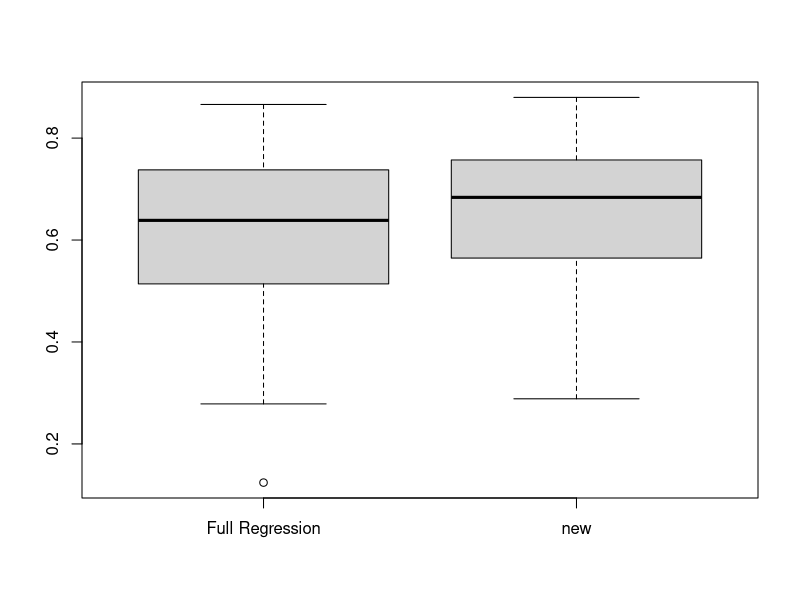

Reproduce this figure in R.
library(tidyverse)
library(ggplot2)
library(MASS)
library(glmnet)

# シュミレーション開始
rm(list = ls(all.names = TRUE))　

# set.seed(12345)
# サンプルサイズ
n = 100

# シミュレーションの繰り返し数
kk_T <- 100
# kk_T <- 500

pb <- txtProgressBar(min = 1, max = kk_T, style = 3)

# 共変量行列の次元
## 100以上でglmはエラーになる
nval <- 50

# results.beta_hat <- data.frame(matrix(vector(), kk_T, nval))
results.corr <- data.frame(matrix(NaN,nrow = kk_T, ncol=2))
colnames(results.corr) <- c("Full Regression", "new")
# results.gamma <- NULL

for (i in 1:kk_T) {
  setTxtProgressBar(pb,i)
  
  # 共変量の分布の設定、乱数の発生
  mu<- rep(0,nval)
  
  ## 相関パラメータ
  rho <- 0
  
  Sigma <- diag(nval)
  
  XX <- mvrnorm(n, mu, Sigma)
  
  # 処置の分布の設定,生成
  # T_lm <- 0.2+XX[,1]+XX[,2]+XX[,3]+XX[,4]+XX[,5]+XX[,6]+XX[,7]+XX[,8]+XX[,9]+XX[,10]
  # p_T <- exp(T_lm)/(1+exp(T_lm))
  
  TT <- rep(0,n)
  for (j in 1:n) {
    # TT[j] <- rbinom(1,size=1,prob=p_T[j])
    TT[j] <- rbinom(1,size=1,prob=0.5)
    if(TT[j]==0){
      TT[j]=-1
    }
  }
  
  
  # Potential outcomesの分布の設定
  # アウトカムの回帰パラメータの設定
  
  beta_0 <- replace(rep(0,nval+1), c(1,2,3,4,5), c(0.4, 0.8, -0.8, 0.8, -0.8))
  
  alpha_0 <- replace(rep(0,nval+1), 
                     c(1,4,5,6,7,8,9,10,11),
                     c(sqrt(6)^-1, (2*sqrt(6))^-1, (2*sqrt(6))^-1, (2*sqrt(6))^-1, (2*sqrt(6))^-1, (2*sqrt(6))^-1, (2*sqrt(6))^-1, (2*sqrt(6))^-1, (2*sqrt(6))^-1)
  )
  
  # 連続の場合
  # Y_lm <- (rep(alpha_0[1], n) + (XX %*% alpha_0[-1]))^2 + (rep(beta_0[1], n) + (XX %*% beta_0[-1]) + (XX[,1]*XX[,2] *0.8))*TT + sqrt(2)*rnorm(n)
  # # p_Y <- exp(Y_lm)/(1+exp(Y_lm))
  # 
  # score_true <- 1.6 * (0.5 + XX[,1] - XX[,2] + XX[,3] - XX[,4] + XX[,1]*XX[,2])
  
  # ２値の場合
  Y_lm <- (rep(alpha_0[1], n) + (XX %*% alpha_0[-1]))^2 + (rep(beta_0[1], n) + (XX %*% beta_0[-1]) + (XX[,1]*XX[,2] *0.8))*TT + sqrt(2)*rnorm(n)
  Y <- ifelse(Y_lm >=0, 1,0)
  
  lm <- 1.6 * (0.5 + XX[,1] - XX[,2] + XX[,3] - XX[,4] + XX[,1]*XX[,2])
  score_true <- (exp(lm/2)-1) / (exp(lm/2)+1)
  
  
  
  #　誤判別を含むアウトカムデータの生成
  ## Misclassified outcomesの割合の設定
  p_Y <- exp(Y_lm)/(1+exp(Y_lm))
  pp10 <- 0; pp01 <- 0

  Y <- rep(0,n)
  for(j in 1:n){
    p_Yc <- pp10*(1-p_Y[j])+(1-pp01)*p_Y[j]
    Y[j] <-rbinom(1, size=1, prob=p_Yc)
  }
  
  
  # 傾向スコアの算出
  # ps_fit <- glm(TT~XX, family=binomial)$fit
  # MSMのためのウェイト
  # ps_w <- ifelse(TT==1, 1/ps_fit, 1/(1-ps_fit))
  
  
  ## 連続の場合
  # modified covariance method
  # W <- cbind(rep(1, n), XX)
  # W_star <- W * TT/2
  # 
  # W_star.scaled <- scale(W_star)
  # # beta_hat <- glm(Y_lm ~ W_star +0 , family = gaussian)$coef
  # lasso.model.cv <- cv.glmnet(x = W_star, y = Y_lm, family = "gaussian", alpha = 1, nfolds = 10)
  # 
  # lasso.model <- glmnet(x = W_star, y = Y_lm, family = "gaussian", alpha = 1)
  # 
  # mc_pred <- predict(lasso.model.cv,
  #                      newx = W,
  #                      alpha=1,
  #                      s = lasso.model.cv$lambda.min)
  # 
  # corr.mc <- cor(score_true, mc_pred)
  # 
  # results.corr[i,2] <- corr.mc
  # # 
  # 
  # # Full regression
  # XX_1 <- cbind(rep(1, n), XX)
  # 
  # XX_full <- XX_1
  # for (j in seq(ncol(XX_1))) {
  #   XX_full <- cbind(XX_full, XX_1[,j]*TT)
  # }
  # 
  # XX_full.scaled <- scale(XX_full)
  # 
  # lasso.model.cv <- cv.glmnet(x = XX_full, y = Y_lm, family = "gaussian", alpha = 1, nfolds = 10) 
  # 
  # lasso.model <- glmnet(x = XX_full, y = Y_lm, family = "gaussian", alpha = 1)
  # 
  # XX_full[,1:51] <- 0
  # XX_full <- XX_full * TT
  # 
  # full_pred <- predict(lasso.model.cv,
  #                 newx = XX_full,
  #                 alpha=1,
  #                 s = lasso.model.cv$lambda.min)
  # 
  # # beta <-coef(lasso.model, s = lasso.model.cv$lambda.min)
  # 
  # corr.full <- cor(score_true, full_pred)
  # 
  # results.corr[i,1] <- corr.full
  
  
  
  ## ２値の場合
  # modified covariance method
  W <- cbind(rep(1, n), XX)
  W_star <- W * TT/2
  
  W_star.scaled <- scale(W_star)
  # beta_hat <- glm(Y_lm ~ W_star +0 , family = gaussian)$coef
  lasso.model.cv <- cv.glmnet(x = W_star, y = Y, family = "binomial", alpha = 1, nfolds = 10)
  
  lasso.model <- glmnet(x = W_star, y = Y, family = "binomial", alpha = 1)
  
  mc_pred <- predict(lasso.model.cv,
                     newx = W,
                     alpha=1,
                     s = lasso.model.cv$lambda.min)
  
  score_mc <- (exp(mc_pred/2)-1) / (exp(mc_pred/2)+1)
  
  corr.mc <- cor(score_true, score_mc)
  
  results.corr[i,2] <- corr.mc
  # 
  
  # Full regression
  XX_1 <- cbind(rep(1, n), XX)
  
  XX_full <- XX_1
  for (j in seq(ncol(XX_1))) {
    XX_full <- cbind(XX_full, XX_1[,j]*TT)
  }
  
  XX_full.scaled <- scale(XX_full)
  
  lasso.model.cv <- cv.glmnet(x = XX_full, y = Y, family = "binomial", alpha = 1, nfolds = 10) 
  
  lasso.model <- glmnet(x = XX_full, y = Y, family = "binomial", alpha = 1)
  
  XX_full[,1:51] <- 0
  XX_full <- XX_full * TT
  
  full_pred <- predict(lasso.model.cv,
                       newx = XX_full,
                       alpha=1,
                       s = lasso.model.cv$lambda.min)
  
  score_full <- (exp(full_pred/2)-1) / (exp(full_pred/2)+1)
  # beta <-coef(lasso.model, s = lasso.model.cv$lambda.min)
  
  corr.full <- cor(score_true, score_full)
  
  results.corr[i,1] <- corr.full

  
}


results.corr %>% boxplot()


## アウトプット
export_data <- results.corr

# write_csv2(export_data, file = "~/gamma_DR_ver0.1/results/tian/misbin_nval50.csv")

# 
# df <- read_csv2("~/Projects/gamma_DR_ver0.1/results/0423/g0_m01.csv")
# df <- read_csv2("~/gamma_DR_ver0.1/results/tian/misbin_nval50.csv")
# df %>% summary()
# df %>% boxplot()
